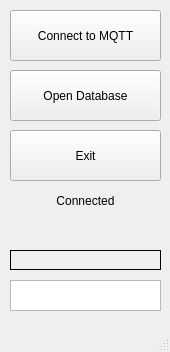
<?xml version="1.0" encoding="UTF-8"?>
<ui version="4.0">
 <class>MainWindow</class>
 <widget class="QMainWindow" name="MainWindow">
  <property name="geometry">
   <rect>
    <x>0</x>
    <y>0</y>
    <width>170</width>
    <height>352</height>
   </rect>
  </property>
  <property name="windowTitle">
   <string>RFID Database</string>
  </property>
  <property name="autoFillBackground">
   <bool>false</bool>
  </property>
  <widget class="QWidget" name="centralwidget">
   <widget class="QPushButton" name="testbutton">
    <property name="geometry">
     <rect>
      <x>10</x>
      <y>10</y>
      <width>151</width>
      <height>51</height>
     </rect>
    </property>
    <property name="text">
     <string>Connect to MQTT</string>
    </property>
   </widget>
   <widget class="QPushButton" name="exitbutton">
    <property name="geometry">
     <rect>
      <x>10</x>
      <y>130</y>
      <width>151</width>
      <height>51</height>
     </rect>
    </property>
    <property name="text">
     <string>Exit</string>
    </property>
   </widget>
   <widget class="QPushButton" name="openDatabaseButton">
    <property name="geometry">
     <rect>
      <x>10</x>
      <y>70</y>
      <width>151</width>
      <height>51</height>
     </rect>
    </property>
    <property name="text">
     <string>Open Database</string>
    </property>
   </widget>
   <widget class="QLabel" name="statuslabel">
    <property name="geometry">
     <rect>
      <x>10</x>
      <y>190</y>
      <width>151</width>
      <height>21</height>
     </rect>
    </property>
    <property name="sizePolicy">
     <sizepolicy hsizetype="Preferred" vsizetype="Preferred">
      <horstretch>0</horstretch>
      <verstretch>0</verstretch>
     </sizepolicy>
    </property>
    <property name="text">
     <string>Connected</string>
    </property>
    <property name="alignment">
     <set>Qt::AlignmentFlag::AlignCenter</set>
    </property>
   </widget>
   <widget class="QLabel" name="messageLabel">
    <property name="geometry">
     <rect>
      <x>10</x>
      <y>250</y>
      <width>151</width>
      <height>20</height>
     </rect>
    </property>
    <property name="frameShape">
     <enum>QFrame::Shape::Box</enum>
    </property>
    <property name="text">
     <string/>
    </property>
    <property name="alignment">
     <set>Qt::AlignmentFlag::AlignCenter</set>
    </property>
   </widget>
   <widget class="QLabel" name="mqttLabel">
    <property name="geometry">
     <rect>
      <x>10</x>
      <y>220</y>
      <width>151</width>
      <height>20</height>
     </rect>
    </property>
    <property name="text">
     <string/>
    </property>
    <property name="alignment">
     <set>Qt::AlignmentFlag::AlignCenter</set>
    </property>
   </widget>
   <widget class="QTextEdit" name="textEdit">
    <property name="geometry">
     <rect>
      <x>10</x>
      <y>280</y>
      <width>151</width>
      <height>31</height>
     </rect>
    </property>
   </widget>
  </widget>
  <widget class="QMenuBar" name="menubar">
   <property name="geometry">
    <rect>
     <x>0</x>
     <y>0</y>
     <width>170</width>
     <height>19</height>
    </rect>
   </property>
  </widget>
  <widget class="QStatusBar" name="statusbar"/>
 </widget>
 <resources/>
 <connections/>
</ui>
